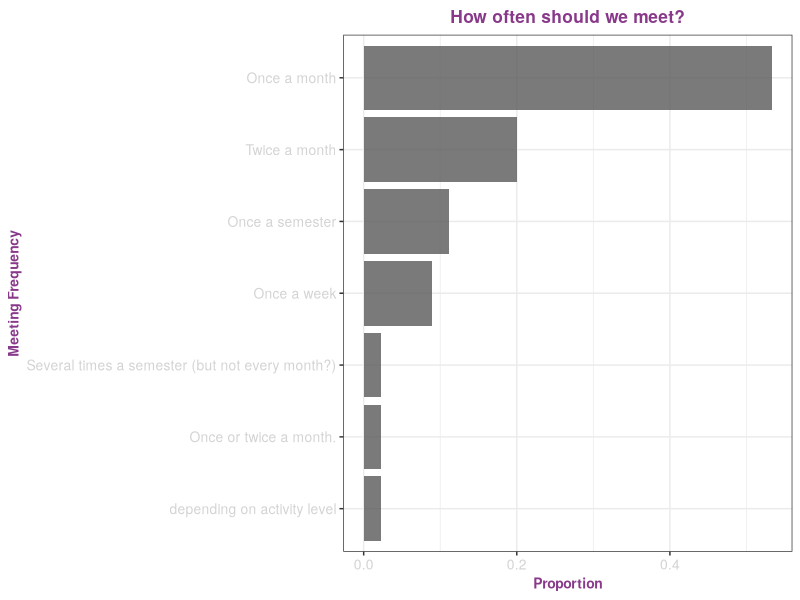

The R source for this figure: (Note: this script raises an error after producing the figure.)
## ---- chunk 1
knitr::opts_chunk$set(echo = TRUE)
## ---- chunk 2
library(ggplot2)
r_ladies_theme <- function(){
  theme_bw() %+replace% 
  theme(text = element_text(family = "HelveticaNeue", face = "plain", colour = 'black', size = 10,
                            hjust = .5, vjust = .5, angle = 0, lineheight = 1.1, 
                            margin = margin(t = 0, r = 0, b = 0, l = 0, unit = "pt"), debug= FALSE), 
        axis.text = element_text(colour = "#D3D3D3"), 
        axis.title = element_text(face = "bold", colour = "#88398A"), 
        plot.title = element_text(face = "bold", size = rel(1.25), colour = "#88398A", margin = margin(t = 0, r = 0, b = 6.6, l = 0, unit = "pt")),
        legend.title = element_text(face = "bold"))
}
dat <- read.csv("RladiesSurveyResults.csv", header=TRUE)
names(dat)[2] <- "often"
ggplot(data = dat, aes(x=reorder(often, table(often)[often]))) +
  geom_bar(aes(y=(..count..)/sum(..count..)), alpha=.8) + 
  coord_flip() + 
  labs(y = "Proportion",  x = "Meeting Frequency", title = "How often should we meet?") +
  r_ladies_theme()
## ---- chunk 3
library(tm)
library(SnowballC)
library(wordcloud)
library(RColorBrewer)
cols <- brewer.pal(9, "BuPu")
gainCorpus <- Corpus(VectorSource(dat[,3]))

gainCorpus <- tm_map(gainCorpus, PlainTextDocument)
gainCorpus <- tm_map(gainCorpus, removePunctuation)
gainCorpus <- tm_map(gainCorpus, removeWords, stopwords('english'))
gainCorpus <- tm_map(gainCorpus, stemDocument)
wordcloud(gainCorpus, min.freq = 2, random.order =FALSE, 
          colors = cols[6:9], ordered.colors = F)
## ---- chunk 4
learnCorpus <- Corpus(VectorSource(dat[,4]))
learnCorpus <- tm_map(learnCorpus, PlainTextDocument)
learnCorpus <- tm_map(learnCorpus, removePunctuation)
learnCorpus <- tm_map(learnCorpus, removeWords, stopwords('english'))
learnCorpus <- tm_map(learnCorpus, stemDocument)
wordcloud(learnCorpus, min.freq = 2, random.order =FALSE, 
          colors = cols[5:9], ordered.colors = F)
